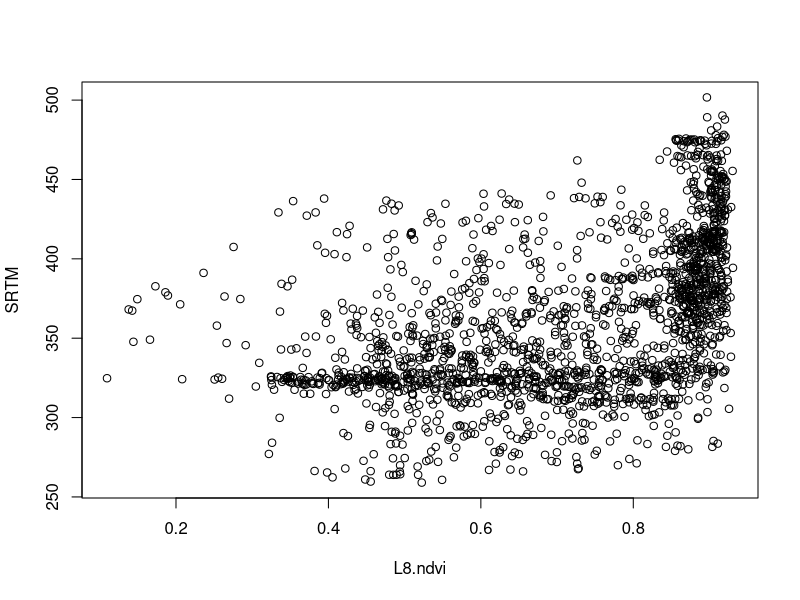
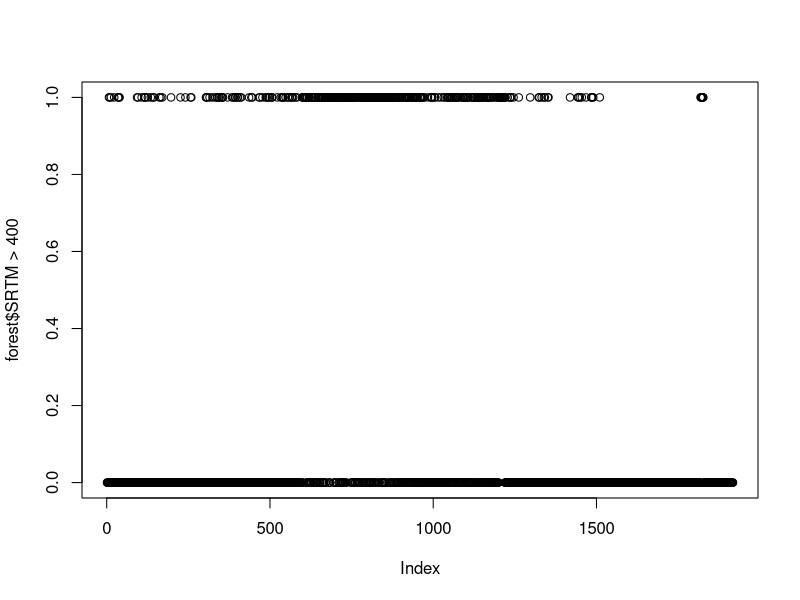
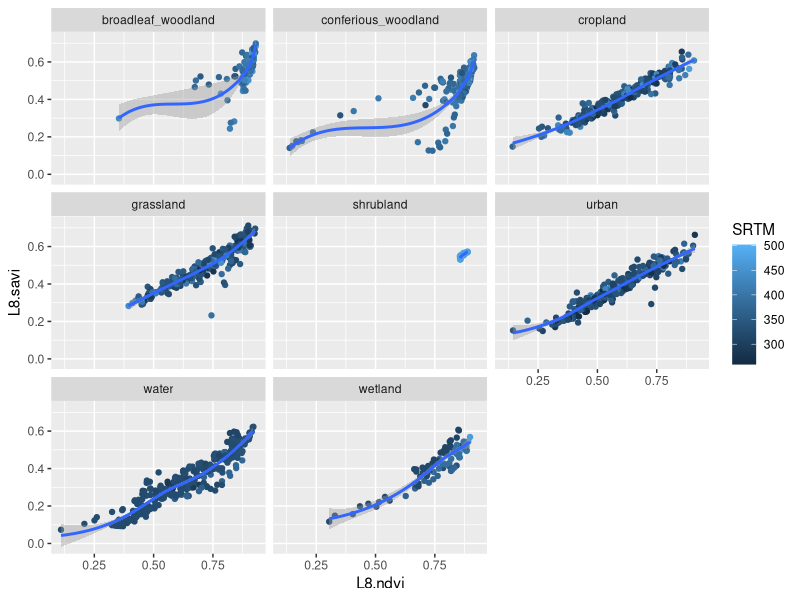
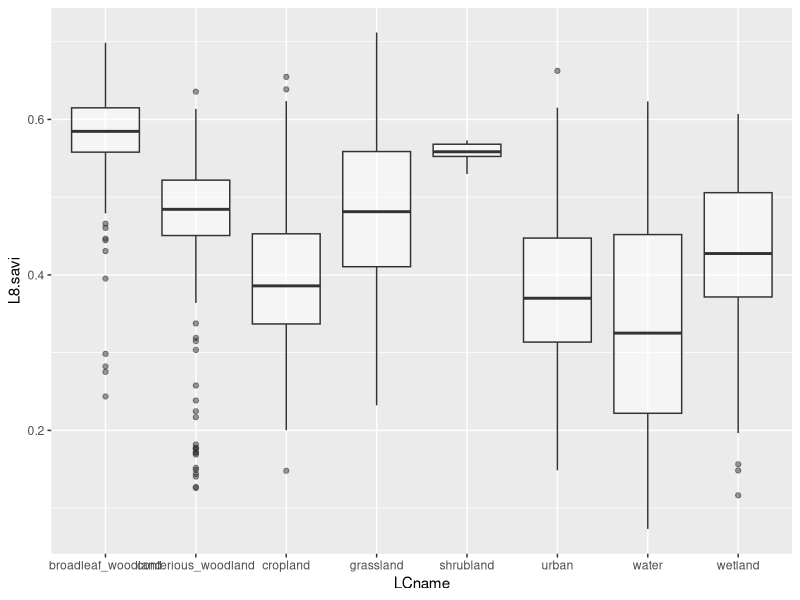
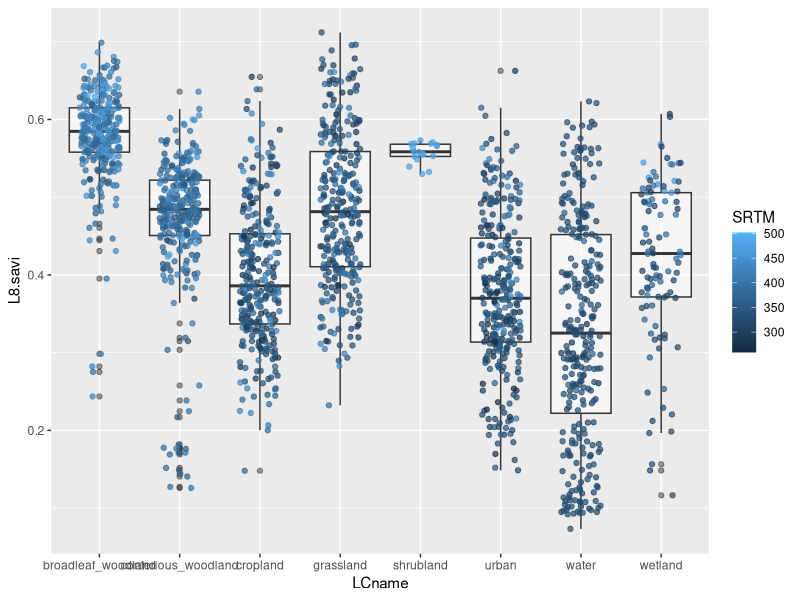
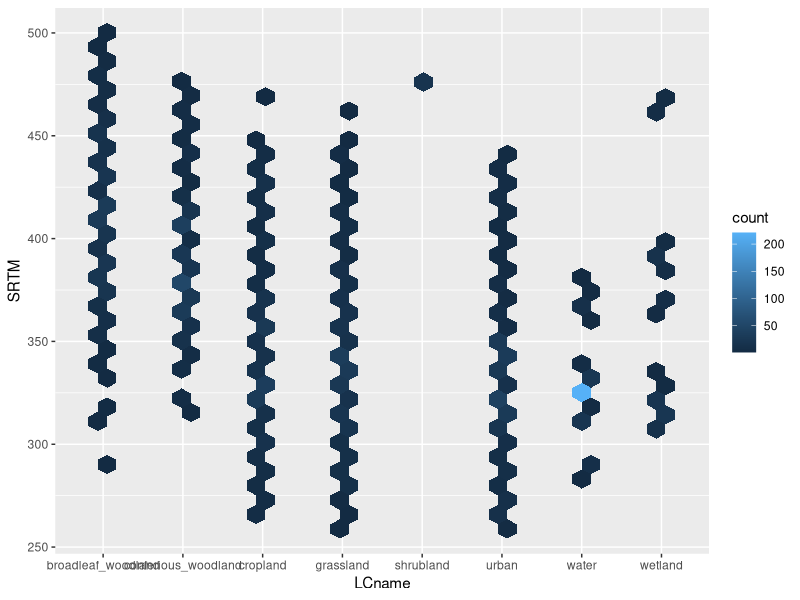
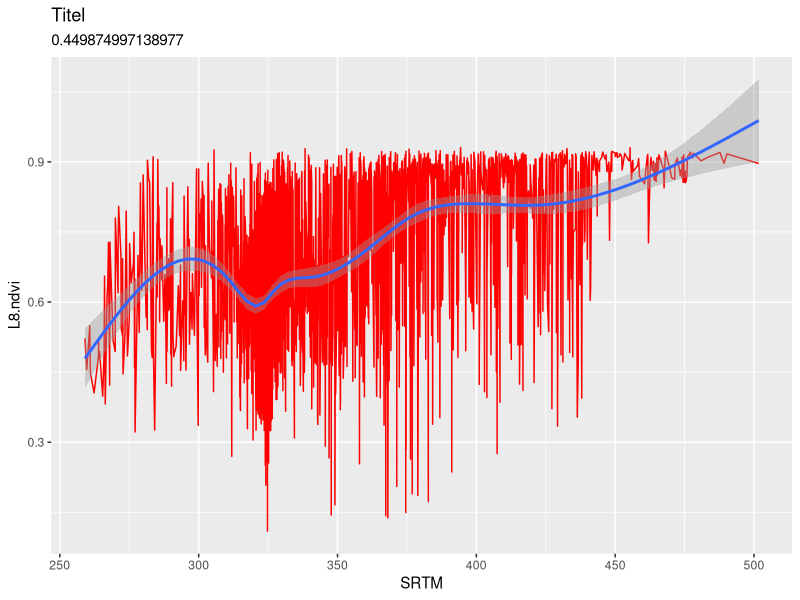
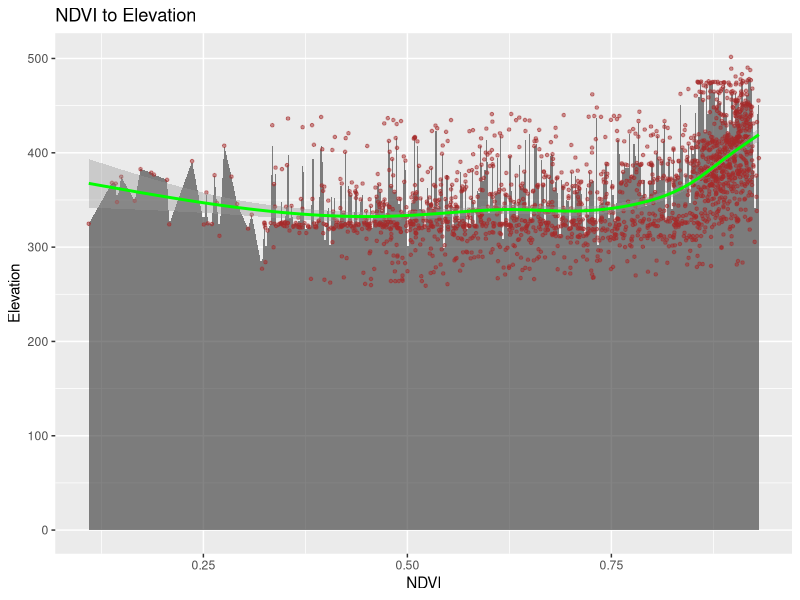

Write R code to recreate these figures, in order.
setwd("C:/Users/User/Desktop/R_Course/Intro_R_EAGLE/Data")

library(ggplot2)

#week3
forest <- read.csv("Steigerwald_sample_points_all_data_subset_withNames.csv")

head(forest)
summary(forest)
View(forest)

str(forest) # giving structure just as int, num, character

forest[,c('S2.1','S2.2')]
forest[,4:13]  #all sentinel data
forest[1:10,]

#scatterplot
plot(forest[,c("L8.ndvi","SRTM")])

plot(forest$SRTM > 400)  # $ = True / False abfrage

#ggplot
ggplot(forest, aes(x=L8.ndvi, y=L8.savi, colour = SRTM)) + 
  geom_point() + geom_smooth() + facet_wrap(~LCname)

x11()

#week3 slides page 138
ggplot(forest, aes(x=LCname, y=L8.savi))+geom_boxplot(alpha=.5)

ggplot(forest, aes(x=LCname, y=L8.savi))+geom_boxplot(alpha=.5) +
  geom_point(aes(colour = SRTM), alpha=.7, size=1.5, position=position_jitter(width=.25, height=0))


ggplot(forest) + aes(x=LCname, y=SRTM, colour = L8.ndvi) + 
  geom_hex()
                                                                              

ggplot(forest, aes(SRTM,L8.ndvi)) + geom_line(colour="red") + geom_smooth() + 
  ggtitle('Titel', forest$L8.ndvi)

#Homework Training Sunday 10.11.

ggplot(forest, aes(L8.ndvi,SRTM))+ geom_area(alpha=.6) + geom_point(size=.9,colour="brown",alpha=0.5) +
  geom_smooth(colour="green") + labs(title = "NDVI to Elevation", x = "NDVI", y = "Elevation")



#week2
X <-  seq(1,100, by=2.5)
X

X[7]

X[length(X)] #length giving you the entries (the volume) of the list at the same time its the last index
X[length(X)-1] #second to last

X[-1] #everything expect the first position

idx <- c(1,2,6)
X[idx] #giving only these defined positions
X[-idx]


X > 20
(X<= 10) | (X>=20)  # will get as True / False cause of the or


X2 <- numeric(length(X))
X2
X2[X<30] <- 1 # X<30 refering to the values smaller than 30 cause of X in it 
              # otherwise for replacing the first 30 position of the list X[1:30] <- 1
X2

#Matrix
m1 <- matrix(c(4,7,3,8,9,2), nrow = 2)
m1

m1[,2] #2 colm



numbers_1 <- rnorm(80,mean=0,sd=1)
numbers_1

mat_1 <- matrix(numbers_1,nrow=20,ncol=4)
#Transform into a Matrix with 20 rows and 4 columns
mat_1

df_1 <- data.frame(mat_1)
df_1

#Data Frame

df0 <- data.frame(A=c(1,2,3),B=c("aB1","aB2","aB3"))
df0
df0["A"]

df0$B[3] #Abfrage mit Bedingung



#week2 slides 104
df_a <- data.frame(plot="location_name_1", measure1=runif(100)*1000,measure2=round(runif(100)*100), value=rnorm(100,2,1) ,ID=rep(LETTERS,100)[1:100])
df_a

df_b <- data.frame(plot="location_name_2", measure1=runif(50)*100,measure2=round(runif(50)*10), value=rnorm(50) ,ID=rep(LETTERS,50)[1:50])
df_b

#Connect Data Frames
df_combined <- rbind(df_a, df_b) # row bind ; cbind = column combination
df_combined
summary(df_combined)

df_combined[,c('plot','measure1','measure2')] # [, column query c is list what columns]

df_combined[1:5,c('plot','measure1','measure2')] # [row queryndefinition linr 1 to 5 , column query]

df_combined[,c('plot','measure1','measure2')]


# Query Structure !!!
df_combined['measure2'][df_combined['measure2']>5] # selcting a vector wih  Column/List measure2 greater 5
#first [] jumps into the first Column/List, second [] is the condition to select features in that list/column
df_combined['measure2']>5 # just giving back True / False and no selection


v <- data.frame(querry = df_combined['measure2'][df_combined['measure2']>5]) #create a new data.frame with coulmn named querry put in the selevting condition
v

